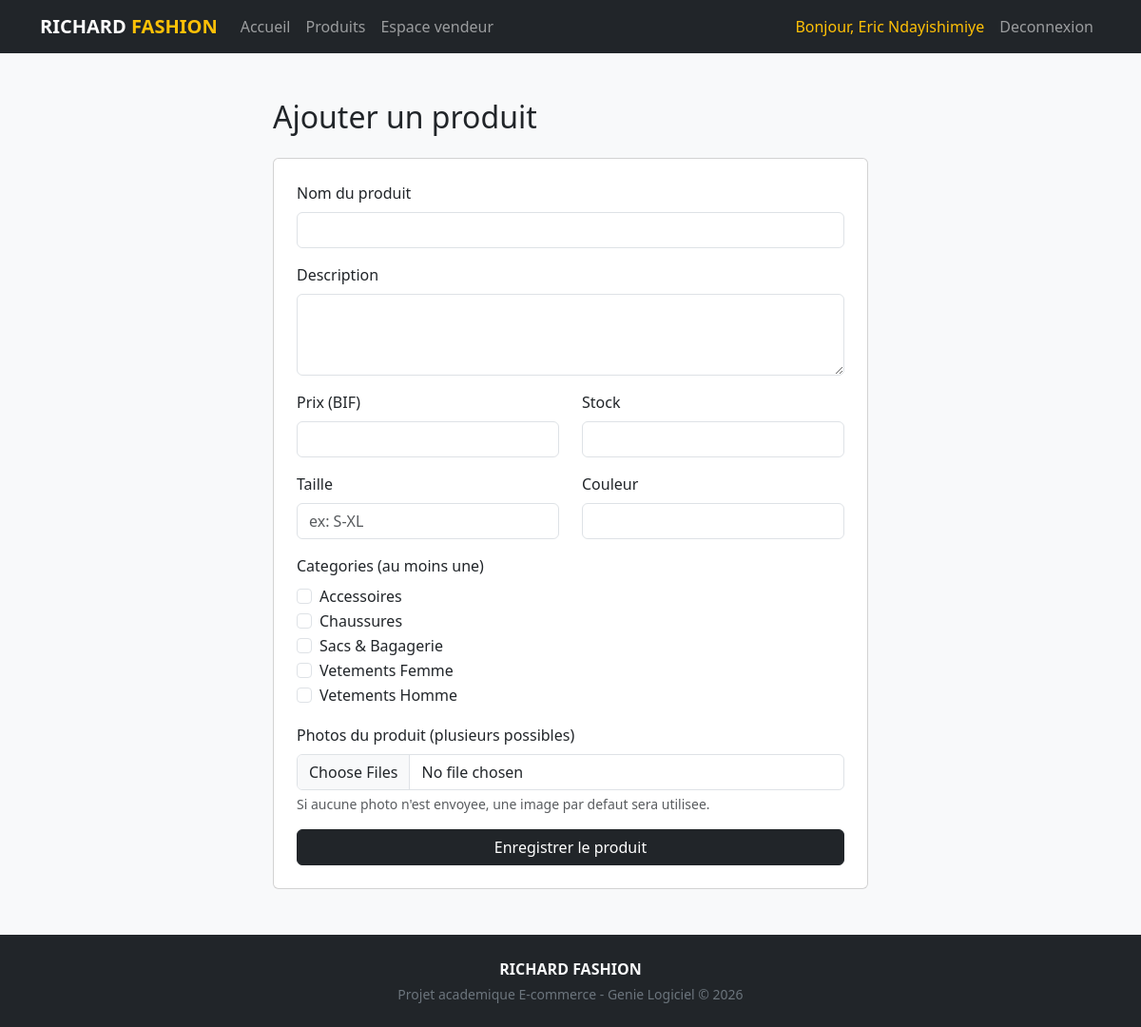
/vendeur/ajouter_produit.php (signed in), run on the app's committed database.
### tables this page shows
CREATE TABLE categories (
    id INT AUTO_INCREMENT PRIMARY KEY,
    nom VARCHAR(100) NOT NULL UNIQUE,
    description VARCHAR(255)
);

### vendeur/ajouter_produit.php (the view, shortened to what this page needs)
<?php
$pdo = getConnexion();
$categories = $pdo->query("SELECT * FROM categories ORDER BY nom")->fetchAll();
require_once __DIR__ . '/../includes/header.php';
?>
<div class="container my-5" style="max-width: 650px;">
  <h2 class="mb-4">Ajouter un produit</h2>
  <form method="POST" enctype="multipart/form-data" class="card p-4">
    <div class="mb-3"><label class="form-label">Nom du produit</label><input type="text" name="nom" class="form-control" required></div>
    <div class="mb-3"><label class="form-label">Description</label><textarea name="description" class="form-control" rows="3"></textarea></div>
    <div class="row">
      <div class="col-6 mb-3"><label class="form-label">Prix (BIF)</label><input type="number" name="prix" class="form-control" required></div>
      <div class="col-6 mb-3"><label class="form-label">Stock</label><input type="number" name="stock" class="form-control" required></div>
    </div>
    <div class="row">
      <div class="col-6 mb-3"><label class="form-label">Taille</label><input type="text" name="taille" class="form-control" placeholder="ex: S-XL"></div>
      <div class="col-6 mb-3"><label class="form-label">Couleur</label><input type="text" name="couleur" class="form-control"></div>
    </div>
    <div class="mb-3">
      <label class="form-label">Categories (au moins une)</label>
      <?php foreach ($categories as $cat): ?>
        <div class="form-check">
          <input class="form-check-input" type="checkbox" name="categories[]" value="<?= $cat['id'] ?>" id="cat<?= $cat['id'] ?>">
          <label class="form-check-label" for="cat<?= $cat['id'] ?>"><?= htmlspecialchars($cat['nom']) ?></label>
        </div>
      <?php endforeach; ?>
    </div>
    <div class="mb-3">
      <label class="form-label">Photos du produit (plusieurs possibles)</label>
      <input type="file" name="images[]" class="form-control" multiple accept="image/*">
      <div class="form-text">Si aucune photo n'est envoyee, une image par defaut sera utilisee.</div>
    </div>
    <button type="submit" class="btn btn-dark w-100">Enregistrer le produit</button>
  </form>
</div>
<?php require_once __DIR__ . '/../includes/footer.php'; ?>

### assets/css/style.css (style rules this page uses)
body { background-color: #f8f9fa; }

### data on the page
categories: nom "Accessoires"
categories: nom "Chaussures"
categories: nom "Sacs & Bagagerie"
categories: nom "Vetements Femme"
categories: nom "Vetements Homme"

### other printed values
$user['nom'] "Eric Ndayishimiye"
